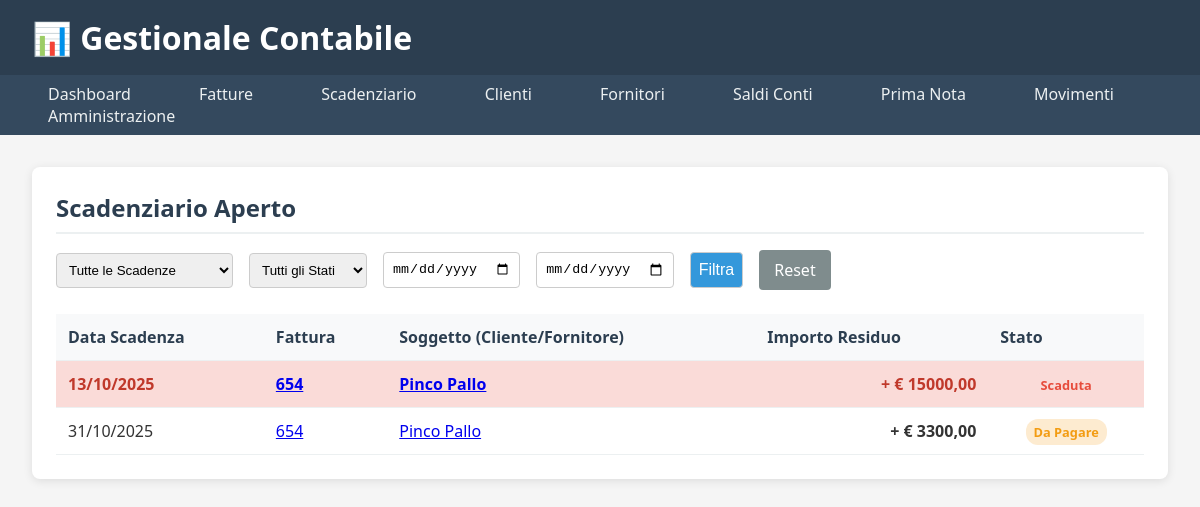
Page /fatture/scadenziario/ on the committed database.
### clienti/models.py (models this page shows, shortened)
class Cliente(models.Model):
    ragione_sociale = models.CharField(
        max_length=200,
        verbose_name="Ragione Sociale",
        help_text="Nome completo dell'azienda o della persona"
    )
    indirizzo = models.CharField(
        max_length=255,
        verbose_name="Indirizzo",
        blank=True
    )
    citta = models.CharField(
        max_length=100,
        verbose_name="Città",
        blank=True
    )
    cap = models.CharField(
        max_length=5,
        verbose_name="CAP",
        blank=True,
        validators=[RegexValidator(r'^\d{5}$', 'Il CAP deve avere 5 numeri')]
    )
    provincia = models.CharField(
        max_length=2,
        verbose_name="Provincia",
        blank=True,
        help_text="Sigla provincia (es: RM)"
    )
    partita_iva = models.CharField(
        max_length=11,
        verbose_name="Partita IVA",
        unique=True,
        validators=[RegexValidator(r'^\d{11}$', 'La P.IVA deve avere 11 numeri')],
        help_text="Partita IVA (11 cifre)"
    )
    codice_fiscale = models.CharField(
        max_length=16,
        verbose_name="Codice Fiscale",
        blank=True,
        help_text="Codice Fiscale (16 caratteri)"
    )
    email = models.EmailField(
        verbose_name="Email",
        blank=True
    )
    telefono = models.CharField(
        max_length=20,
        verbose_name="Telefono",
        blank=True
    )
    STATO_CLIENTE = [
        ('attivo', 'Attivo'),
        ('inattivo', 'Inattivo'),
        ('bloccato', 'Bloccato'),
    ]
    stato = models.CharField(
        max_length=10,
        choices=STATO_CLIENTE,
        default='attivo',
        verbose_name="Stato Cliente"
    )
    def get_absolute_url(self):
        return reverse('clienti:dettaglio_cliente', kwargs={'pk': self.pk})
    class Meta:
        verbose_name = "Cliente"
        verbose_name_plural = "Clienti"
        ordering = ['ragione_sociale']

### fatture/models.py (models this page shows, shortened)
class ScadenzaFattura(models.Model):
    fattura = models.ForeignKey(
        Fattura,
        on_delete=models.CASCADE,
        related_name='scadenze',
        verbose_name="Fattura di Riferimento"
    )
    data_scadenza = models.DateField(
        verbose_name="Data Scadenza Pagamento"
    )
    importo = models.DecimalField(
        max_digits=10,
        decimal_places=2,
        verbose_name="Importo Scadenza"
    )
    STATO_SCADENZA = [
        ('da_pagare', 'Da Pagare'),
        ('parzialmente_pagata', 'Parzialmente Pagata'),
        ('pagata', 'Pagata'),
    ]
    stato = models.CharField(
        max_length=20,
        choices=STATO_SCADENZA,
        default='da_pagare'
    )
    data_pagamento = models.DateField(
        null=True,
        blank=True,
        verbose_name="Data Effettiva Pagamento"
    )
    def is_scaduta(self):
        if not self.data_scadenza:
            return False
        return (self.data_scadenza < timezone.now().date()
                and self.stato != 'pagata')
    class Meta:
        verbose_name = "Scadenza Fattura"
        verbose_name_plural = "Scadenze Fatture"
        ordering = ['data_scadenza']

class Fattura(models.Model):
    cliente = models.ForeignKey(
        'clienti.Cliente',  # Referenza all'app clienti
        on_delete=models.PROTECT,  # Impedisce cancellazione se ci sono fatture
        related_name='fatture',
        verbose_name="Cliente",
        help_text="Seleziona il cliente a cui intestare la fattura"
    )
    numero = models.CharField(
        max_length=20,
        verbose_name="Numero Fattura"
    )
    data_emissione = models.DateField(
        verbose_name="Data Emissione"
    )
    importo_totale = models.DecimalField(
        max_digits=10,
        decimal_places=2,
        verbose_name="Importo Totale Fattura"
    )
    aliquota_iva = models.DecimalField(
        max_digits=5,
        decimal_places=2,
        default=22.00,
        verbose_name="Aliquota IVA"
    )
    descrizione = models.TextField(blank=True)
    STATO_FATTURA = [
        ('bozza', 'Bozza'),
        ('emessa', 'Emessa'),
        ('parzialmente_pagata', 'Parzialmente Pagata'),
        ('pagata', 'Pagata'),
    ]
    stato = models.CharField(
        max_length=20,
        choices=STATO_FATTURA,
        default='bozza'
    )

### fatture/views.py (the view)
# urls.py: path('scadenziario/', views.scadenziario, name='scadenziario'),
def scadenziario(request):
    if request.method == 'POST':
        form_type = request.POST.get('form_type')
        if form_type == 'incasso':
            incasso_form = IncassoForm(request.POST)
            spesa_form = SpesaForm()
            if incasso_form.is_valid():
                scadenza_id = request.POST.get('scadenza_id')
                scadenza = get_object_or_404(ScadenzaFattura, id=scadenza_id)
                try:
                    incasso = incasso_form.save(commit=False)
                    incasso.scadenza = scadenza
                    incasso.save()
                    return redirect('fatture:scadenziario')
                except ValidationError as e:
                    incasso_form.add_error(None, e)
        elif form_type == 'spesa':
            spesa_form = SpesaForm(request.POST)
            incasso_form = IncassoForm()
            if spesa_form.is_valid():
                scadenza_id = request.POST.get('scadenza_id')
                scadenza = get_object_or_404(ScadenzaFatturaAcquisto, id=scadenza_id)
                try:
                    spesa = spesa_form.save(commit=False)
                    spesa.scadenza = scadenza
                    spesa.save()
                    return redirect('fatture:scadenziario')
                except ValidationError as e:
                    spesa_form.add_error(None, e)
    else:
        incasso_form = IncassoForm()
        spesa_form = SpesaForm()
    tipo_filtro = request.GET.get('tipo', 'tutte')
    stato_filtro = request.GET.get('stato', 'tutte')
    data_da = request.GET.get('data_da')
    data_a = request.GET.get('data_a')
    scadenze_attive_qs = ScadenzaFattura.objects.annotate(
        residuo_calcolato=F('importo') - Coalesce(Sum('incassi__importo_incassato'), Decimal('0.00'))
    ).filter(residuo_calcolato__gt=0)
    scadenze_passive_qs = ScadenzaFatturaAcquisto.objects.annotate(
        residuo_calcolato=F('importo') - Coalesce(Sum('pagamenti__importo_pagato'), Decimal('0.00'))
    ).filter(residuo_calcolato__gt=0)
    if stato_filtro == 'scadute':
        scadenze_attive_qs = scadenze_attive_qs.filter(data_scadenza__lt=timezone.now().date())
        scadenze_passive_qs = scadenze_passive_qs.filter(data_scadenza__lt=timezone.now().date())
    if data_da:
        scadenze_attive_qs = scadenze_attive_qs.filter(data_scadenza__gte=data_da)
        scadenze_passive_qs = scadenze_passive_qs.filter(data_scadenza__gte=data_da)
    if data_a:
        scadenze_attive_qs = scadenze_attive_qs.filter(data_scadenza__lte=data_a)
        scadenze_passive_qs = scadenze_passive_qs.filter(data_scadenza__lte=data_a)
    scadenze_unificate = []
    if tipo_filtro in ['tutte', 'attive']:
        for s in scadenze_attive_qs.select_related('fattura__cliente'):
            scadenze_unificate.append({
                'tipo': 'attiva',
                'data_scadenza': s.data_scadenza,
                'riferimento_fattura': s.fattura.numero,
                'url_fattura': reverse('fatture:dettaglio_fattura', kwargs={'pk': s.fattura.pk}),
                'soggetto': s.fattura.cliente,
                'url_soggetto': s.fattura.cliente.get_absolute_url(),
                'residuo': s.residuo_calcolato,
                'is_scaduta': s.is_scaduta(),
                'pk': s.pk
            })
    if tipo_filtro in ['tutte', 'passive']:
        for s in scadenze_passive_qs.select_related('fattura_acquisto__fornitore'):
            scadenze_unificate.append({
                'tipo': 'passiva',
                'data_scadenza': s.data_scadenza,
                'riferimento_fattura': s.fattura_acquisto.numero,
                'url_fattura': reverse('acquisti:dettaglio_fattura_acquisto', kwargs={'pk': s.fattura_acquisto.pk}),
                'soggetto': s.fattura_acquisto.fornitore,
                'url_soggetto': s.fattura_acquisto.fornitore.get_absolute_url(),
                'residuo': s.residuo_calcolato,
                'is_scaduta': s.is_scaduta(),
                'pk': s.pk
            })
    scadenze_unificate.sort(key=lambda x: x['data_scadenza'])
    context = {
        'scadenze': scadenze_unificate,
        'incasso_form': incasso_form,
        'spesa_form': spesa_form,
        'titolo_pagina': 'Scadenziario Aperto'
    }
    return render(request, 'fatture/scadenziario.html', context)

### tesoreria/forms.py (shortened to what this page needs)
class IncassoForm(forms.ModelForm):
    residuo_scadenza = forms.DecimalField(widget=forms.HiddenInput(), required=False)
    class Meta:
        model = Incasso
        fields = [
            'residuo_scadenza', # Aggiunto per l'ordine
            'data_incasso',
            'importo_incassato',
            'conto_bancario',
            'metodo_pagamento',
            'note'
        ]
        widgets = {
            'data_incasso': forms.DateInput(attrs={'type': 'date'}),
            'note': forms.Textarea(attrs={'rows': 3}),
        }
    def __init__(self, *args, **kwargs):
        super().__init__(*args, **kwargs)
        self.fields['conto_bancario'].queryset = ContoBancario.objects.filter(attivo=True)

class SpesaForm(forms.ModelForm):
    residuo_scadenza = forms.DecimalField(widget=forms.HiddenInput(), required=False)
    class Meta:
        model = Spesa
        fields = [
            'residuo_scadenza',
            'data_pagamento',
            'importo_pagato',
            'conto_bancario',
            'metodo_pagamento',
            'note'
        ]
        widgets = {
            'data_pagamento': forms.DateInput(attrs={'type': 'date'}),
            'note': forms.Textarea(attrs={'rows': 3}),
        }

### tesoreria/models.py (called while the page is built)
    def __str__(self):
        return f"{self.nome}"

### templates/fatture/scadenziario.html (shortened to what this page needs)
{% extends "base.html" %} {% block content %}
<div class="section">
  <h2>{{ titolo_pagina }}</h2>
  <form method="GET" action="" class="filter-bar">
    <select name="tipo">
      <option value="tutte" {% if request.GET.tipo == 'tutte' %}selected{% endif %}>Tutte le Scadenze</option>
    </select>
    <select name="stato">
      <option value="tutte" {% if request.GET.stato == 'tutte' %}selected{% endif %}>Tutti gli Stati</option>
    </select>
    <input type="date" name="data_da" value="{{ request.GET.data_da|default:'' }}">
    <input type="date" name="data_a" value="{{ request.GET.data_a|default:'' }}">
    <button type="submit" class="button-primary">Filtra</button>
    <a href="{% url 'fatture:scadenziario' %}" class="button-secondary">Reset</a>
  </form>
  <table class="table">
    <thead>
      <tr>
        <th>Data Scadenza</th>
        <th>Fattura</th>
        <th>Soggetto (Cliente/Fornitore)</th>
        <th>Importo Residuo</th>
        <th>Stato</th>
      </tr>
    </thead>
    <tbody>
      {% for scadenza in scadenze %}
      <tr class="{% if scadenza.is_scaduta %}scadenza-scaduta{% endif %} {% if scadenza.tipo == 'passiva' %}scadenza-passiva{% endif %}">
        <td>{{ scadenza.data_scadenza|date:"d/m/Y" }}</td>
        <td>
          <a href="{{ scadenza.url_fattura }}">{{ scadenza.riferimento_fattura }}</a>
        </td>
        <td>
          <a href="{{ scadenza.url_soggetto }}">{{ scadenza.soggetto.ragione_sociale }}</a>
        </td>
        <td style="text-align: right; font-weight: bold">
          {% if scadenza.tipo == 'attiva' %}
            + € {{ scadenza.residuo|floatformat:2 }}
          {% else %}
            - € {{ scadenza.residuo|floatformat:2 }}
          {% endif %}
        </td>
        <td style="text-align: center;">
          <span
            class="badge {% if scadenza.is_scaduta %}danger{% else %}warning{% endif %} open-modal-btn"
            style="cursor: pointer;"
            data-scadenza-id="{{ scadenza.pk }}"
            data-residuo="{{ scadenza.residuo }}"
            data-fattura-numero="{{ scadenza.riferimento_fattura }}"
            data-tipo-scadenza="{{ scadenza.tipo }}"
            >{% if scadenza.is_scaduta %}Scaduta{% else %}Da Pagare{% endif %}</span
          >
        </td>
      </tr>
      {% empty %}
      <tr>
        <td colspan="5">Nessuna scadenza aperta trovata.</td>
      </tr>
      {% endfor %}
    </tbody>
  </table>
</div>
{% endblock %}

### templates/base.html (style rules this page uses)
* { margin: 0; padding: 0; box-sizing: border-box; }
body { font-family: "Segoe UI", Tahoma, Geneva, Verdana, sans-serif; background: #f5f5f5; color: #333; }
.section { background: white; padding: 1.5rem; border-radius: 8px; box-shadow: 0 2px 10px rgba(0, 0, 0, 0.1); margin-bottom: 2rem; }
.section h2 { color: #2c3e50; margin-bottom: 1rem; border-bottom: 2px solid #ecf0f1; padding-bottom: 0.5rem; }
.table { width: 100%; border-collapse: collapse; }
.table th, .table td { padding: 0.75rem; text-align: left; border-bottom: 1px solid #ecf0f1; }
.table th { background: #f8f9fa; font-weight: 600; color: #2c3e50; }
.badge { padding: 0.25rem 0.5rem; border-radius: 12px; font-size: 0.8rem; font-weight: bold; }
.badge.warning { background: #fdebd0; color: #f39c12; }
.badge.danger { background: #fadbd8; color: #e74c3c; }
.scadenza-scaduta { background-color: #fadbd8 !important; font-weight: bold; color: #c0392b; }

### templates/fatture/scadenziario.html (style rules this page uses)
.button-primary { background: #27ae60; color: white; padding: 10px 20px; border: none; border-radius: 4px; cursor: pointer; font-size: 1rem; }
.filter-bar { display: flex; gap: 1rem; margin-bottom: 1.5rem; align-items: center; }
.filter-bar select, .filter-bar input, .filter-bar button { padding: 8px; border: 1px solid #ccc; border-radius: 4px; }
.filter-bar button { background: #3498db; color: white; cursor: pointer; }
.button-secondary { background: #7f8c8d; color: white; padding: 9px 15px; text-decoration: none; border-radius: 4px; }

### rows in the picture
Cliente: data_scadenza "13/10/2025", riferimento_fattura "654", soggetto.ragione_sociale "Pinco Pallo", residuo "15000,00", shows "Scaduta", data_scadenza "31/10/2025", residuo "3300,00"

### other values in the picture
{{ titolo_pagina }} "Scadenziario Aperto"
